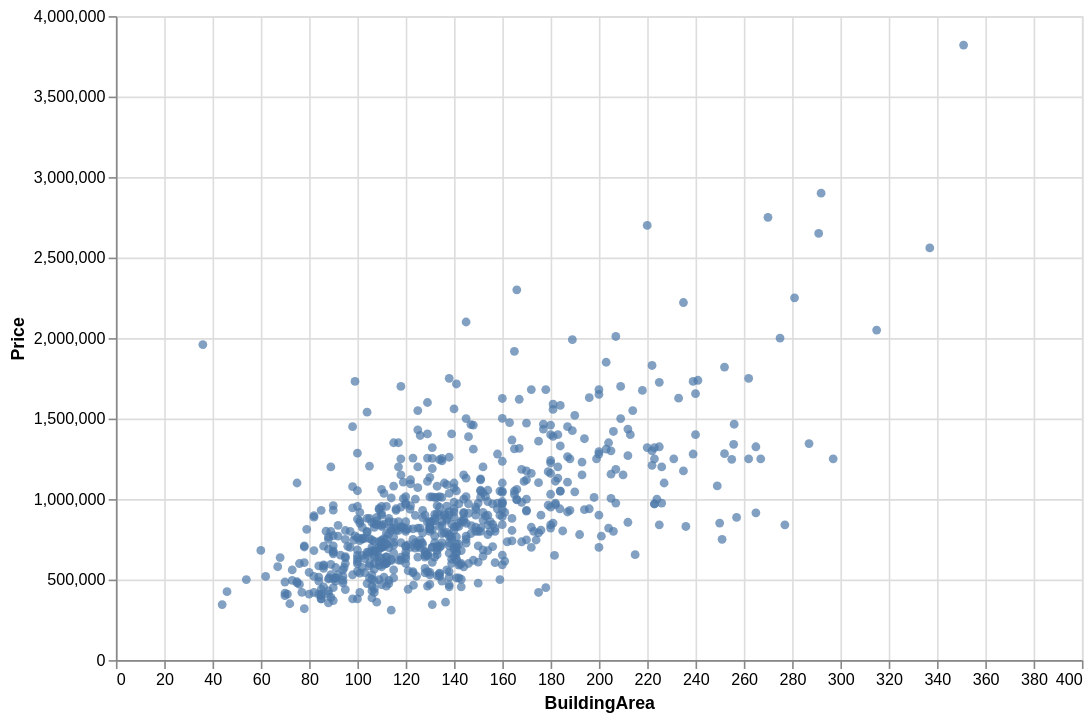

Source (notebook cell):
### Code cell
# Using new build area :
alt.Chart(housing_data, height=400, width=600).mark_circle().encode(
    x='BuildingArea',
    y='Price'
)

### Figure 1 — Vega-Lite specification as saved in the notebook (floating-point values rounded to 4 significant figures; data arrays with more than 128 entries replaced by an {"elided": "..."} marker saying what was removed)
{"config": {"view": {"continuousWidth": 300, "continuousHeight": 300}}, "data": {"name": "data-4c729991a1fc54ac63aa4060a0a79366"}, "mark": {"type": "circle"}, "encoding": {"x": {"field": "BuildingArea", "type": "quantitative"}, "y": {"field": "Price", "type": "quantitative"}}, "height": 400, "width": 600, "$schema": "https://vega.github.io/schema/vega-lite/v6.1.0.json", "datasets": {"data-4c729991a1fc54ac63aa4060a0a79366": {"elided": "696 records"}}}
